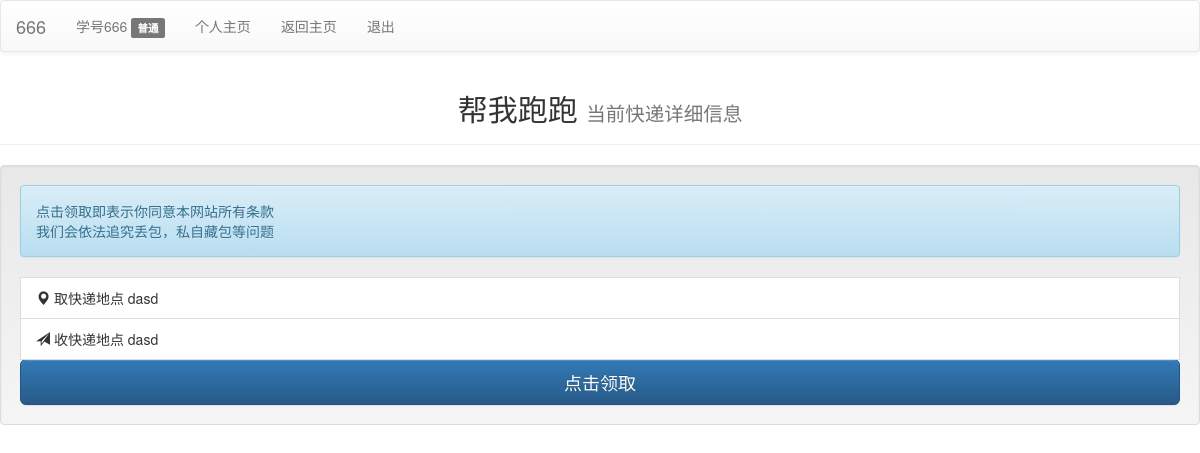
/mail/1 (signed in), run on the app's committed database.
### main/models.py (models this page shows, shortened)
class NewUser(AbstractUser):
    def __str__(self):
        return self.username
    class Meta:
        verbose_name = '个人关键'
        verbose_name_plural = '个人关键'

class UserProfile(models.Model):
    user = models.OneToOneField(NewUser, unique=True, verbose_name='用户额外信息')
    username = models.CharField(max_length=11)  # 个人账户名（也就是手机号码）
    userphone = models.CharField(max_length=12)  # 手机号码
    userID = models.CharField(max_length=10)  # 学号
    myname = models.CharField(max_length=10)  # 个人姓名
    checknum = models.IntegerField()  # 个人验证码
    zhiyuan = models.IntegerField(default=0)  # 志愿服务时长
    situation = models.IntegerField(default=0)  # 所处环境，0表示注册好了，1表示1正在审核，2表示审核通过，-1表示封号
    myimage = models.ImageField(max_length=100,blank=True,upload_to='upload/%Y/%m/%d') #　个人照片哼唧
    password = models.CharField(max_length=20)  # 密码
    please_num = models.IntegerField(default=0)  # 委托快递数量
    do_num = models.IntegerField(default=0)  # 完成快递数量
    star_num = models.IntegerField(default=0)  # 被点赞数
    kind_num = models.IntegerField(default=60)  # 友善度
    class Meta:
        verbose_name = '个人详情'
        verbose_name_plural = '个人详情'

class Mail(models.Model):
    WhereUP = models.CharField(max_length=10)  # 存储快递网点信息
    WhereDown = models.CharField(max_length=10)  # 存储快递接受地点
    Detail = models.CharField(max_length=100, null=True,blank=True)  # 更多细节填充,可以为空
    Push_time = models.DateTimeField(auto_now_add=True)  # 存储发送时间
    Take_time = models.DateTimeField(auto_now_add=False, null=True,blank=True)  # 拿取快递时间
    Receive_time = models.DateTimeField(auto_now_add=False, null=True,blank=True)  # 收到快递时间
    Host_user = models.ForeignKey('NewUser', blank=True)  # 快递所有者信息
    Take_user = models.ForeignKey('NewUser', blank=True, related_name='+', null=True)  # 送快递人的信息
    Situation = models.IntegerField(default=0)  # 当前快递状态 0 表示没有人接收 1 表示有人接收还没有送到 2表示已经送到 -1表示取消
    class Meta:
        verbose_name = '快递'
        verbose_name_plural = '快递'
        ordering = ['-Push_time']  # 按时间下降排序

### main/views.py (the view)
# urls.py: url(r'^mail/(?P<mail_id>[0-9]+)$', main_views.mailpage,  name='mail_page'),
@permission_required('main.success_check',login_url='/check/') #  转义到check
def mailpage(request, mail_id):
    mail = models.Mail.objects.get(pk=mail_id)
    return render(request, 'mailpage.html', {'mail': mail})

### main/templates/mailpage.html (shortened to what this page needs)
<!DOCTYPE html>
<html lang="en">
<head>
    <link rel="stylesheet" href="https://cdn.bootcss.com/bootstrap/3.3.7/css/bootstrap.min.css"
>
    <link rel="stylesheet" href="https://cdn.bootcss.com/bootstrap/3.3.7/css/bootstrap-theme.min.css"
>
</head>
<body>
<nav class="navbar navbar-default" role="navigation">
    <div class="navbar-header text-center">
       <a class="navbar-brand">{{ request.user }}</a>
    </div>
    <div class="collapse navbar-collapse" id="example-navbar-collapse">
        <ul class="nav navbar-nav">
            <li><a herf ="#">学号{{ user.userprofile.userID }} <span class="label label-default">普通</span> </a>
</li>
            <li><a href="/user">个人主页</a></li>
             <li><a href="{% url 'index' %}">返回主页</button> </a></li>
            <li><a href="{% url 'logout' %}">退出</a></li>
        </ul>
    </div>
</nav>
<div class="page-header text-center">
    <h2>帮我跑跑
        <small>当前快递详细信息</small>
    </h2>
</div>
<div class="well">
    {% if mail.Situation == 1 and mail.Take_user == request.user %}
        <div class="alert alert-warning alert-dismissable">
            <button type="button" class="close" data-dismiss="alert"
                    aria-hidden="true">
                &times;
            </button>
            你已经成功领取快递，请不要泄露本页信息给他人<span class="glyphicon glyphicon-eye-open"></span>
        <br>
        </div>
        <p class="list-group-item "><span class="glyphicon glyphicon-map-marker"></span> 取快递地点 {{ mail.WhereUP }}</p>
        <p class="list-group-item "><span class="glyphicon glyphicon-send"></span> 收快递地点 {{ mail.WhereDown }}</p>
        <p class="list-group-item "><span class="glyphicon glyphicon-phone"></span> 收件人姓名 {{ mail.Host_user }}</p>
        <p class="list-group-item "><span class="glyphicon glyphicon-user"></span> 收件人手机号码 {{ mail.Host_user }}</p>
        <p class="list-group-item "><span class="glyphicon glyphicon-warning-sign"></span> 快递其他信息 {{ mail.Detail }}</p>
        <p class="list-group-item "><span class="glyphicon glyphicon-time"></span> 发送时间 {{ mail.Push_time }}</p>
    {% elif mail.Situation == 0 and mail.Host_user != request.user%}
        <div class="alert alert-info">点击领取即表示你同意本网站所有条款<br>我们会依法追究丢包，私自藏包等问题</div>
        <p class="list-group-item "><span class="glyphicon glyphicon-map-marker"></span> 取快递地点 {{ mail.WhereUP }}</p>
        <p class="list-group-item "><span class="glyphicon glyphicon-send"></span> 收快递地点 {{ mail.WhereDown }}</p>
        <a href="{% url 'take' mail.id %}" type="button" class="btn btn-primary btn-block btn-lg">点击领取</button> </a>
    {% elif mail.Situation == 2 and mail.Host_user == request.user%}
        <div class="alert alert-success">已经完成！你的快递被志愿者领取，并且你也确定收到后才会出现的页面
        更多信息等待被完善</div>
     {% elif mail.Situation == 2 and mail.Take_user == request.user%}
         <div class="alert alert-success">已经完成！你帮助同学完成了一次快递！并且他也确认收到后才会看到的页面
        更多信息等待被完善
         </div>
    {% endif %}
</div>
</body>
</html>

### data on the page
NewUser: user "666", userprofile.userID "666"
Mail: WhereUP "dasd", WhereDown "dasd"
